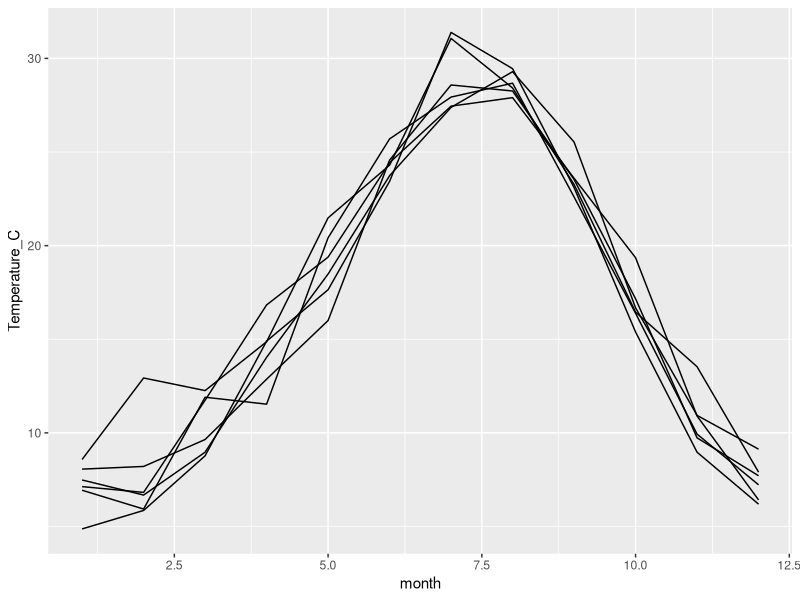
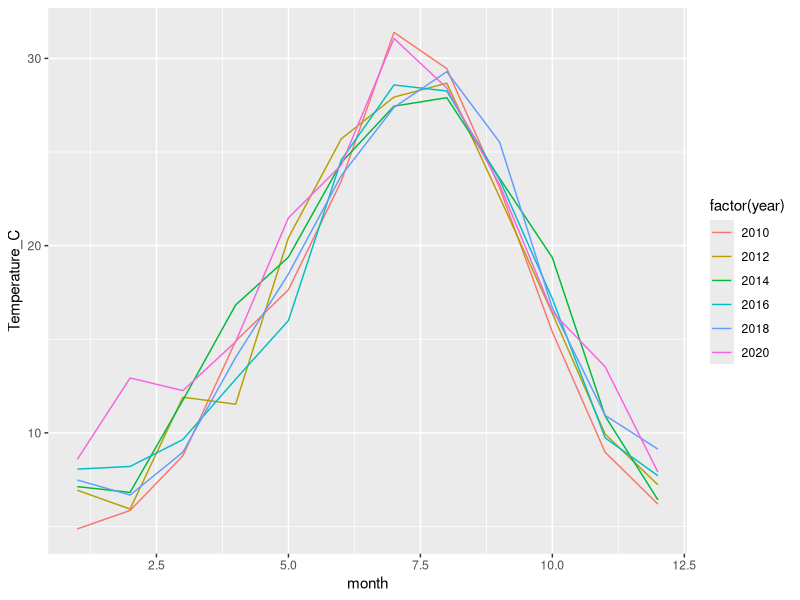
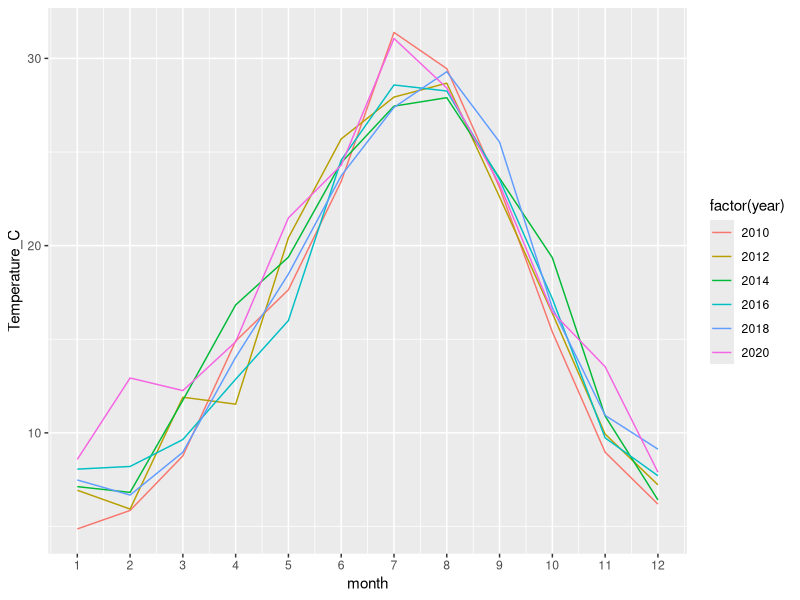
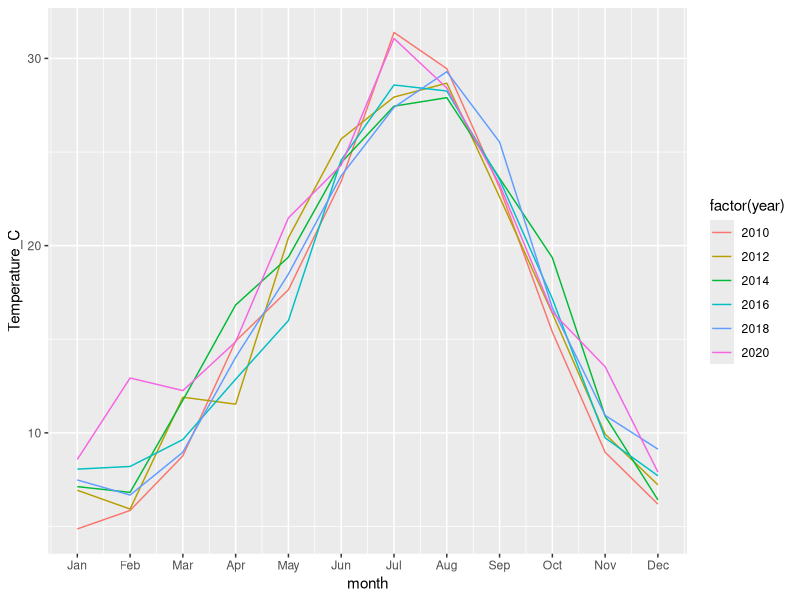
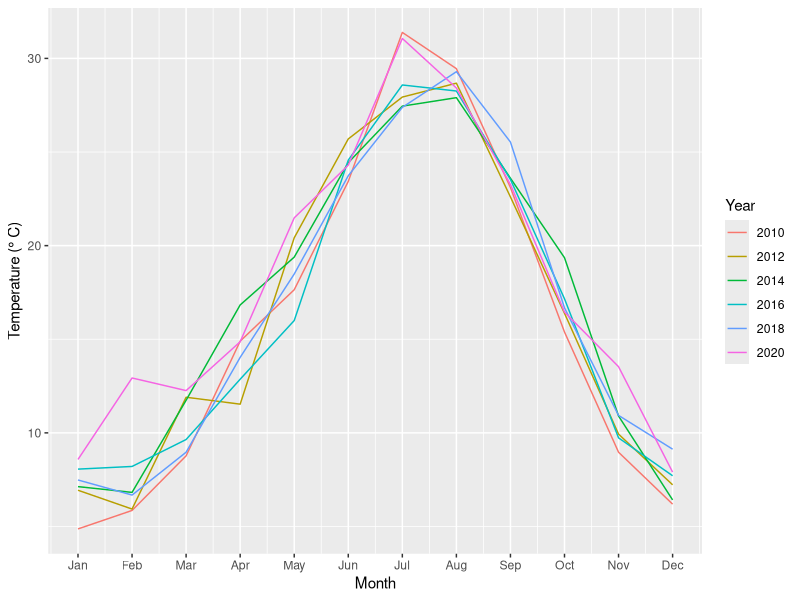

These figures' R source, in order: (Note: this script raises an error after producing the figures.)
## Lineplots -------------------------------------------------------------------

# Lineplots usually connect values by time. Users often need to specific groups
# and do some data preparation to ensure separate lines are drawn.

# Replace _ to complete expressions and return the correct answer

# Restart R to remove previous results using: Ctrl/Cmd + shift + F10

# Remember - try to use google to help you answer questions



# Packages required
library(dplyr)
library(ggplot2)


## 1. Line plots ----

# madrid-weather-monthly-2010-2020.csv contains daily temperature, humidity and
# precipitation every two years from 2010 to 2020.

# 1.1 Import madrid-weather-monthly-2010-2020.csv ----
madrid_weather <-
  readr::read_csv("data/madrid-weather-monthly-2010-2020.csv")

# Examine the first 10 rows of the data
madrid_weather

# Create a new dataset that is the mean temperature by year and month
# That is, summarise Temperature_C by year and month
madrid_weather_monthly <-
  madrid_weather %>% 
  group_by(year, month) %>% 
  summarise(
    Temperature_C = mean(Temperature_C),
    .groups = 'drop'
  )

# 1.2 Create a line plot ----
# Create a line plot of monthly temperatures for each year in the dataset
madrid_weather_monthly %>% 
  ggplot(aes(x = month, y = Temperature_C, group = year)) +
  geom_line()

# Try using the colour aesthetic instead of group
# What went wrong? What type of column is year?
# How can you make a grouping column?
madrid_weather_monthly %>% 
  ggplot(aes(x = month, y = Temperature_C, colour = factor(year))) +
  geom_line()

# 1.3 Edit the x axis breaks ----
# We want to make the values on the x axis the numbers of the month

# Use scale_x_continuous to update the breaks to be 1 to 12.
madrid_weather_monthly %>% 
  ggplot(aes(x = month, y = Temperature_C, colour = factor(year))) +
  geom_line() +
  scale_x_continuous(breaks = 1:12)


# 1.4 Change the x axis labels ----
# We can further provide what values should go at the 12 axis breaks
# Remember the Constants built into R? Month names are one of them
# ?Constants

# Update scale_x_continuous to include the labels argument with the month.abb
# vector
madrid_weather_monthly %>% 
  ggplot(aes(x = month, y = Temperature_C, colour = factor(year))) +
  geom_line() +
  scale_x_continuous(breaks = 1:12,
                     labels = month.abb)


# 1.5 Finalise the plot ----
# Update the labels for x, y and colour
madrid_weather_monthly %>% 
  ggplot(aes(x = month, y = Temperature_C, colour = factor(year))) +
  geom_line() +
  scale_x_continuous(breaks = 1:12,
                     labels = month.abb) +
  labs(colour = 'Year',
       x = "Month",
       y = 'Temperature (\u00B0 C)')



# 2 Extra exercises
# lung_disease_deaths.tsv contains monthly deaths from bronchitis, emphysema and 
# asthma in the UK, 1974–1979, for males and females

# Make a line plot of the month deaths by year and gender
# You will need think about
# - dataset shape
# - unique groups
# - controlling value ordering .. month.abb can help you here

# What trend in the data do you see?
# Which months do most deaths occur?
# Is it different between sexes?
# Are there differences across years?
deaths <-
  read_delim('data/lung_disease_deaths.tsv')



## Conclusion ----
# We looked at
# - line plots
# - grouping with group and colour
# - creating groups (factors) out of numeric data
# - altering the xaxis
